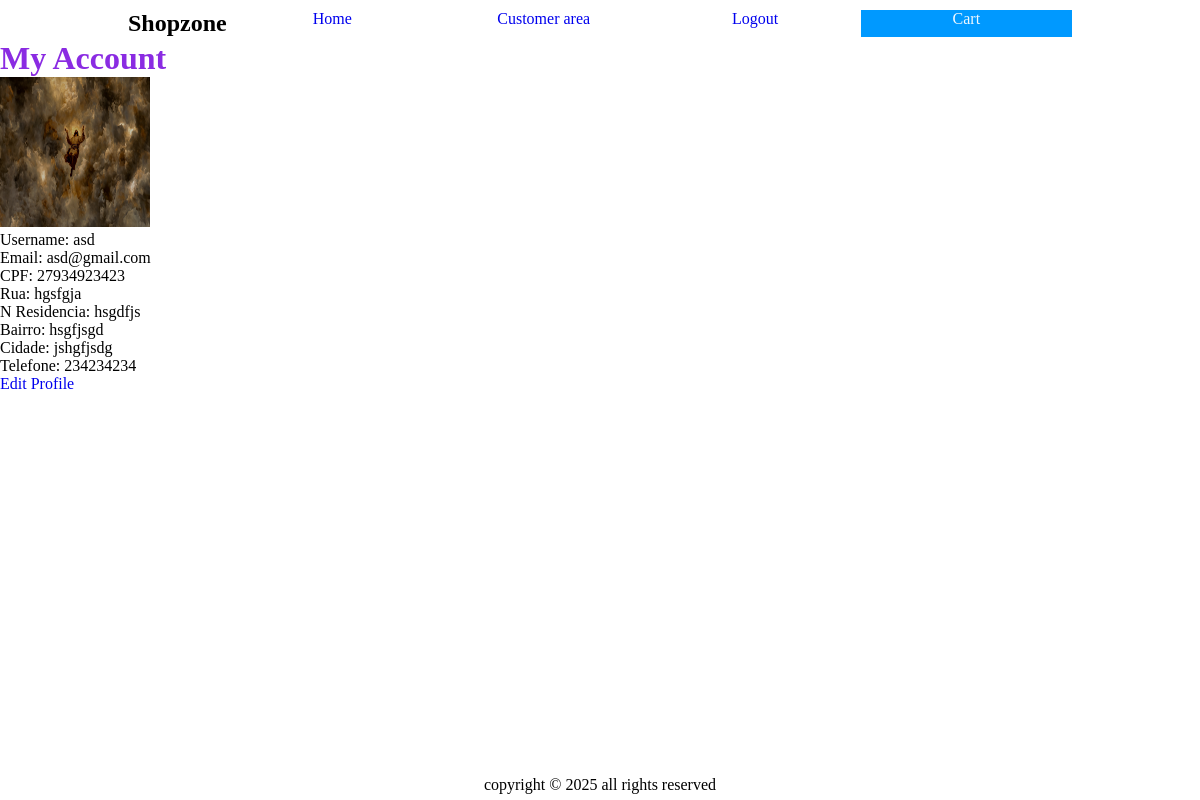
The app's page /customer/profile/ (signed in) with its own data.
### customer/models.py (models this page shows, shortened)
class CustomerModel(AbstractUser):
    cpf = models.CharField(max_length=11, unique=True, verbose_name="CPF")
    nome_rua = models.CharField(max_length=100, blank=True, null=True)
    numero_residencia = models.CharField(max_length=100, blank=True, null=True)
    nome_bairro = models.CharField(max_length=100, blank=True, null=True)
    nome_cidade = models.CharField(max_length=100, blank=True, null=True)
    telefone = models.CharField(max_length= 100, blank=False)
    foto_perfil = models.ImageField(upload_to='perfil/', null=True, blank=True, verbose_name="Foto de Perfil")

### customer/views.py (the view)
# urls.py: path('profile/', views.profile_view, name='profile_view'),
@login_required(login_url='customer/register/')
def profile_view(request):
    return render(request, 'customer/profile_view.html')

### customer/templates/customer/profile_view.html
{% extends "base.html" %}
{% load static %}
{% block extra_css %}
  <link rel="stylesheet" href="{% static 'css/profile_view.css' %}">
{% endblock %}
{% block content%}
<div>
    <h1>My Account</h1>
    {% if request.user.foto_perfil %}
        <img src="{{ request.user.foto_perfil.url }}" alt="Foto de Perfil" width="150" height="150">
    {% else %}
        <p>Sem foto de perfil.</p>
    {% endif %}
    <p>Username: {{ request.user.username }}</p>
    <p>Email: {{ request.user.email }}</p>
    <p>CPF: {{ request.user.cpf }}</p>
    <p>Rua: {{ request.user.nome_rua }}</p>
    <p>N Residencia: {{ request.user.numero_residencia }}</p>
    <p>Bairro: {{ request.user.nome_bairro }}</p>
    <p>Cidade: {{ request.user.nome_cidade }}</p>
    <p>Telefone: {{ request.user.telefone }}</p>
    <a href="{% url 'profile_edit' %}">Edit Profile</a>
</div>
{% endblock %}

### static/css/base.css (style rules this page uses)
* { box-sizing: border-box; margin: 0; padding: 0; }
body { height: 100vh; width: 100vw; display: flexbox; }
a { display: block; width: 100%; text-decoration: none; }

### static/css/profile_view.css (style rules this page uses)
h1 { color :blueviolet }

### records on screen
CustomerModel: user.foto_perfil (picture), user.username "asd", user.email "asd@gmail.com", user.cpf "27934923423", user.nome_rua "hgsfgja", user.numero_residencia "hsgdfjs", user.nome_bairro "hsgfjsgd", user.nome_cidade "jshgfjsdg", user.telefone "234234234"
